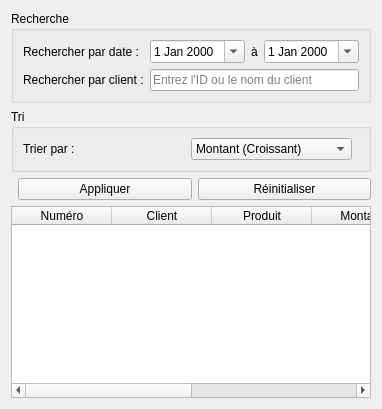
                                <widget class="QWidget" name="tabRechercheTri">
                                  <attribute name="title">
                                    <string>Recherche &amp; Tri</string>
                                  </attribute>
                                  <layout class="QVBoxLayout" name="vertical_recherche_tri">
                                    <item>
                                      <widget class="QGroupBox" name="groupRecherche">
                                        <property name="title">
                                          <string>Recherche</string>
                                        </property>
                                        <layout class="QGridLayout" name="gridRecherche">
                                          <item row="0" column="0">
                                            <widget class="QLabel" name="labelSearchDate">
                                              <property name="text">
                                                <string>Rechercher par date :</string>
                                              </property>
                                            </widget>
                                          </item>
                                          <item row="0" column="1">
                                            <widget class="QDateEdit" name="dateSearchDebut">
                                              <property name="calendarPopup">
                                                <bool>true</bool>
                                              </property>
                                            </widget>
                                          </item>
                                          <item row="0" column="2">
                                            <widget class="QLabel" name="labelSearchDateTo">
                                              <property name="text">
                                                <string>à</string>
                                              </property>
                                            </widget>
                                          </item>
                                          <item row="0" column="3">
                                            <widget class="QDateEdit" name="dateSearchFin">
                                              <property name="calendarPopup">
                                                <bool>true</bool>
                                              </property>
                                            </widget>
                                          </item>
                                          <item row="1" column="0">
                                            <widget class="QLabel" name="labelSearchClient">
                                              <property name="text">
                                                <string>Rechercher par client :</string>
                                              </property>
                                            </widget>
                                          </item>
                                          <item row="1" column="1" colspan="3">
                                            <widget class="QLineEdit" name="lineSearchClient">
                                              <property name="placeholderText">
                                                <string>Entrez l'ID ou le nom du client</string>
                                              </property>
                                            </widget>
                                          </item>
                                        </layout>
                                      </widget>
                                    </item>
                                    <item>
                                      <widget class="QGroupBox" name="groupTri">
                                        <property name="title">
                                          <string>Tri</string>
                                        </property>
                                        <layout class="QGridLayout" name="gridTri">
                                          <item row="0" column="0">
                                            <widget class="QLabel" name="labelTriPar">
                                              <property name="text">
                                                <string>Trier par :</string>
                                              </property>
                                            </widget>
                                          </item>
                                          <item row="0" column="1">
                                            <widget class="QComboBox" name="comboTriPar">
                                              <item>
                                                <property name="text">
                                                  <string>Montant (Croissant)</string>
                                                </property>
                                              </item>
                                              <item>
                                                <property name="text">
                                                  <string>Montant (Décroissant)</string>
                                                </property>
                                              </item>
                                              <item>
                                                <property name="text">
                                                  <string>Date (Récente)</string>
                                                </property>
                                              </item>
                                              <item>
                                                <property name="text">
                                                  <string>Date (Ancien)</string>
                                                </property>
                                              </item>
                                              <item>
                                                <property name="text">
                                                  <string>Statut</string>
                                                </property>
                                              </item>
                                              <item>
                                                <property name="text">
                                                  <string>Client</string>
                                                </property>
                                              </item>
                                            </widget>
                                          </item>
                                          <item row="0" column="2">
                                            <spacer name="horizontalSpacer_tri">
                                              <property name="orientation">
                                                <enum>Qt::Horizontal</enum>
                                              </property>
                                            </spacer>
                                          </item>
                                        </layout>
                                      </widget>
                                    </item>
                                    <item>
                                      <layout class="QHBoxLayout" name="hLayoutSearchButtons">
                                        <item>
                                          <spacer name="horizontalSpacer_search">
                                            <property name="orientation">
                                              <enum>Qt::Horizontal</enum>
                                            </property>
                                          </spacer>
                                        </item>
                                        <item>
                                          <widget class="QPushButton" name="btnAppliquerRecherche">
                                            <property name="text">
                                              <string>Appliquer</string>
                                            </property>
                                          </widget>
                                        </item>
                                        <item>
                                          <widget class="QPushButton" name="btnReinitialiserRecherche">
                                            <property name="text">
                                              <string>Réinitialiser</string>
                                            </property>
                                          </widget>
                                        </item>
                                      </layout>
                                    </item>
                                    <item>
                                      <widget class="QTableWidget" name="tableResultatsRecherche">
                                        <property name="alternatingRowColors">
                                          <bool>true</bool>
                                        </property>
                                        <column>
                                          <property name="text">
                                            <string>Numéro</string>
                                          </property>
                                        </column>
                                        <column>
                                          <property name="text">
                                            <string>Client</string>
                                          </property>
                                        </column>
                                        <column>
                                          <property name="text">
                                            <string>Produit</string>
                                          </property>
                                        </column>
                                        <column>
                                          <property name="text">
                                            <string>Montant</string>
                                          </property>
                                        </column>
                                        <column>
                                          <property name="text">
                                            <string>Date</string>
                                          </property>
                                        </column>
                                        <column>
                                          <property name="text">
                                            <string>Statut</string>
                                          </property>
                                        </column>
                                      </widget>
                                    </item>
                                  </layout>
                                </widget>
